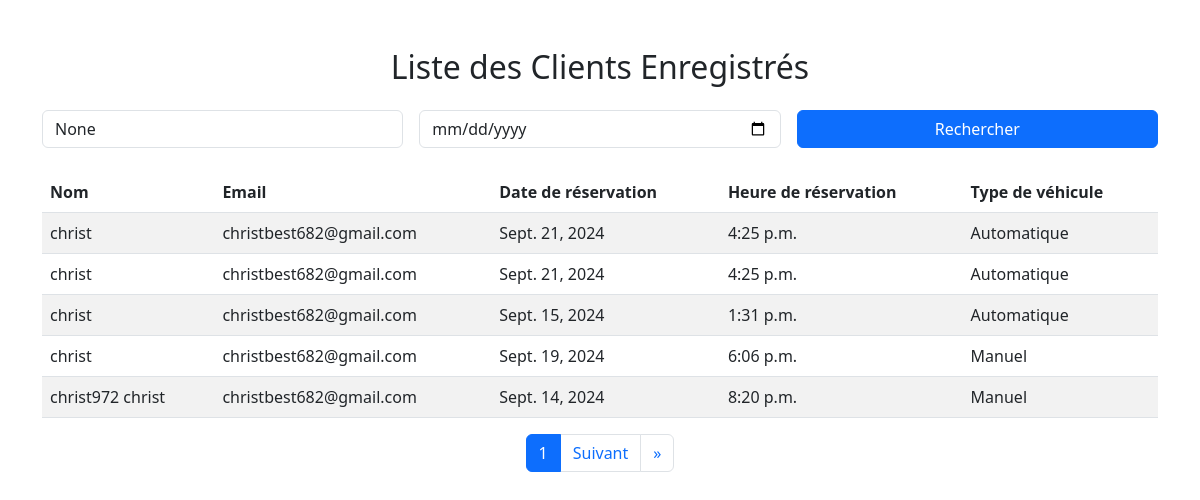
Screenshot of /clients/ (signed in) with the database file from the repository.
### reservation/models.py (models this page shows, shortened)
class Reservation(models.Model):
    VEHICLE_CHOICES = [
        ('manual', 'Manuel'),
        ('automatic', 'Automatique'),
    ]
    nom = models.CharField(max_length=100)
    email = models.EmailField()
    date_reservation = models.DateField()
    heure_reservation = models.TimeField()
    type_vehicule = models.CharField(max_length=10, choices=VEHICLE_CHOICES)

### reservation/views.py (the view)
# urls.py: path('clients/', views.clients_list_view, name='clients'),
@login_required  # Limite l'accès aux utilisateurs authentifiés
def clients_list_view(request):
    query_nom = request.GET.get('nom')  # Rechercher par nom
    query_date = request.GET.get('date')  # Rechercher par date
    reservations = Reservation.objects.all()
    if query_nom:
        reservations = reservations.filter(nom__icontains=query_nom)  # Recherche insensible à la casse
    if query_date:
        reservations = reservations.filter(date_reservation=query_date)
    paginator = Paginator(reservations, 5)  # 5 réservations par page
    page_number = request.GET.get('page')
    page_obj = paginator.get_page(page_number)
    return render(request, 'reservation/clients_list.html', {
        'reservations': reservations,
        'page_obj': page_obj,
        'paginator':paginator,
        'page_number':page_number,
        'query_nom': query_nom,
        'query_date': query_date,
    })

### reservation/templates/reservation/clients_list.html (shortened to what this page needs)
<!DOCTYPE html>
<html lang="fr">
<head>
    <link href="https://cdn.jsdelivr.net/npm/bootstrap@5.3.0-alpha1/dist/css/bootstrap.min.css" rel="stylesheet">
</head>
<body>
    <div class="container mt-5">
        <h2 class="text-center mb-4">Liste des Clients Enregistrés</h2>
        <form method="GET" class="row g-3 mb-4">
            <div class="col-md-4">
                <input type="text" name="nom" class="form-control" placeholder="Rechercher par nom" value="{{ query_nom }}">
            </div>
            <div class="col-md-4">
                <input type="date" name="date" class="form-control" value="{{ query_date }}">
            </div>
            <div class="col-md-4">
                <button type="submit" class="btn btn-primary w-100">Rechercher</button>
            </div>
        </form>
        <table class="table table-striped">
            <thead>
                <tr>
                    <th>Nom</th>
                    <th>Email</th>
                    <th>Date de réservation</th>
                    <th>Heure de réservation</th>
                    <th>Type de véhicule</th>
                </tr>
            </thead>
            <tbody>
                {% for reservation in page_obj %}
                    <tr>
                        <td>{{ reservation.nom }}</td>
                        <td>{{ reservation.email }}</td>
                        <td>{{ reservation.date_reservation }}</td>
                        <td>{{ reservation.heure_reservation }}</td>
                        <td>{{ reservation.get_type_vehicule_display }}</td>
                    </tr>
                {% empty %}
                    <tr>
                        <td colspan="5" class="text-center">Aucune réservation trouvée.</td>
                    </tr>
                {% endfor %}
            </tbody>
        </table>
    </div>
    <nav aria-label="Pagination">
        <ul class="pagination justify-content-center">
            <li class="page-item active"><a class="page-link">{{ page_obj.number }}</a></li>
            {% if page_obj.has_next %}
                <li class="page-item">
                    <a class="page-link" href="?page={{ page_obj.next_page_number }}{% if query_nom %}&nom={{ query_nom }}{% endif %}{% if query_date %}&date={{ query_date }}{% endif %}">Suivant</a>
                </li>
                <li class="page-item">
                    <a class="page-link" href="?page={{ page_obj.paginator.num_pages }}{% if query_nom %}&nom={{ query_nom }}{% endif %}{% if query_date %}&date={{ query_date }}{% endif %}" aria-label="Dernier">
                        <span aria-hidden="true">&raquo;</span>
                    </a>
                </li>
            {% endif %}
        </ul>
    </nav>
</body>
</html>

### rows the page displays
Reservation: nom "christ", email "christbest682@gmail.com", date_reservation "Sept. 21, 2024", heure_reservation "4:25 p.m.", type_vehicule "Automatique"
Reservation: nom "christ", email "christbest682@gmail.com", date_reservation "Sept. 21, 2024", heure_reservation "4:25 p.m.", type_vehicule "Automatique"
Reservation: nom "christ", email "christbest682@gmail.com", date_reservation "Sept. 15, 2024", heure_reservation "1:31 p.m.", type_vehicule "Automatique"
Reservation: nom "christ", email "christbest682@gmail.com", date_reservation "Sept. 19, 2024", heure_reservation "6:06 p.m.", type_vehicule "Manuel"
Reservation: nom "christ972 christ", email "christbest682@gmail.com", date_reservation "Sept. 14, 2024", heure_reservation "8:20 p.m.", type_vehicule "Manuel"

### other values shown
{{ page_obj.number }} "1"
